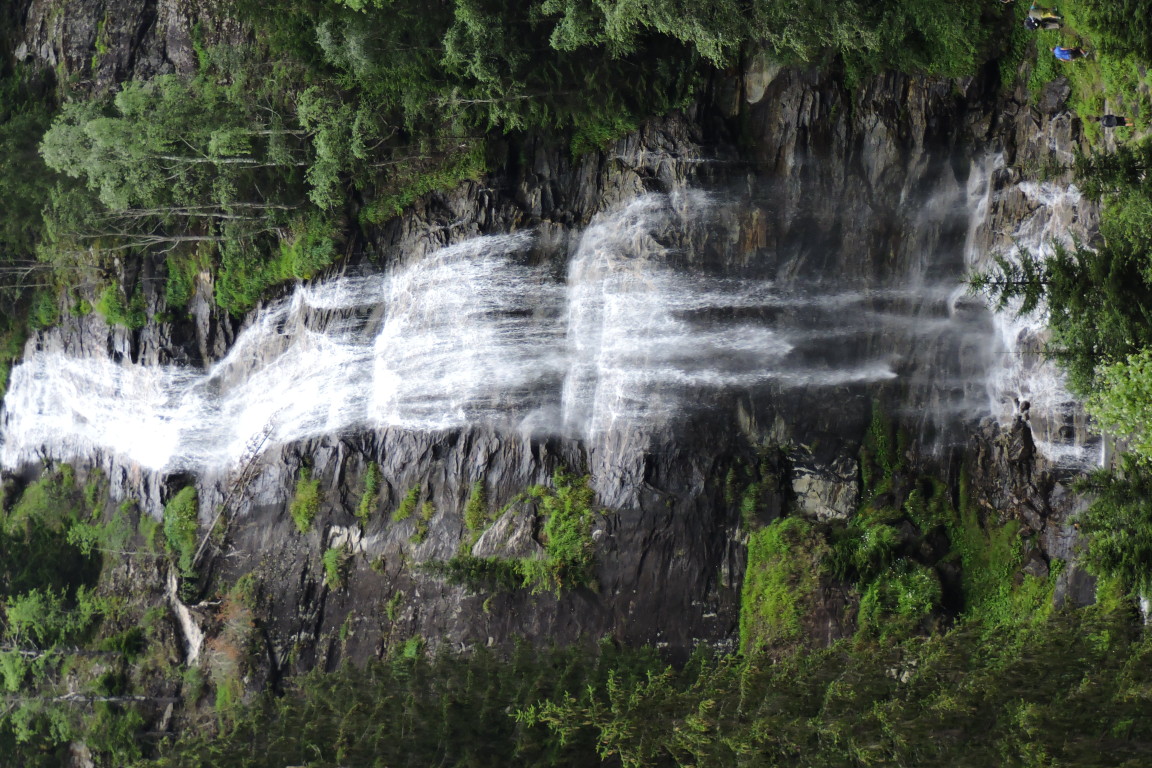
#> input picture DSCN4909.JPG, 4608 x 3072 px (shown at 1/4 size)
$ python -i wallpapers-indexer.py   (imports and definitions only)
#> lines starting #> are read from the running program, lines starting #| are printed output that depends on the picture
#> further down, picture is the input picture: PIL image 4608x3072 RGB; mean R, G, B 80.9, 86.1, 75.2
#!/bin/env python
# vim: ts=4:sw=4:sts=4:noet:ai
# Készítette a PingvinSarok közösség számára:
# SzzS (info [kukac] szarkazsolt [pont] hu)

import sys
import os
import getopt
import PIL
from PIL import Image, ExifTags

SCRIPTNEV="wallpapers-indexer.py"
SCRIPTVERZIO="20210429.1159"

#Globális változók értékének feltöltése az lapértelmezésekkel
WALLPAPERS_DIRPATH="."
THUMBIMAGES_DIRNAME=".thumbs"
THUMBIMAGES_DIRPATH=f"{WALLPAPERS_DIRPATH}/{THUMBIMAGES_DIRNAME}"
KIMENETFAJLNEV="INDEX.md"
OUTPUT_MD=f"{WALLPAPERS_DIRPATH}/{KIMENETFAJLNEV}"
THUMBNAIL_WIDTH=150
THUMBNAIL_WIDTH_MIN=50
THUMBNAIL_WIDTH_MAX=600

#Üzenet kiírása a standard hibakimenetre
def hibakiiras(*szoveg):
	print(*szoveg, file = sys.stderr)

#Byte összeg átalakítás olvashatóbb formátumba
# [82 lines left out: functions kilo_mega_giga, ParancssorFeldolgozasa, ParancssorSugo, not called in this run]

#A script verziójának kiírása
def ParancssorVerzio():
	print(SCRIPTVERZIO)

# Program paraméterváltozók értékeinek ellenőrzése, javítása
# [10 lines left out: function ValtozokEllenorzese, not called in this run]

#Thumbnail fájl nevét adja vissza az eredeti fájlnév alapján.
#Bemenet: A háttérkép fájl neve, útvonal nélkül.
def GetThumbFileName(eredeti):
	return f"t@{eredeti}"

#A Thumbfájl útvonalát állítja össze az eredeti fájl alapján.
#Bemenet: A háttérkép fájl útvonala
#Kimenet: A háttérkép fájlhoz tartozó bélyegkép útvonala, vagy hiba esetén None.
def GetThumbFilePath(eredeti):
	bontott=os.path.split(eredeti)
	sUtvonal=bontott[0].rstrip('/')
	sFajlnev=bontott[1] if len(bontott[1])>0 else None
	if( sFajlnev != None ):
		if( os.path.isdir(sUtvonal) ):
			sResult="{0}/{1}/{2}".format(sUtvonal,THUMBIMAGES_DIRNAME,GetThumbFileName(sFajlnev))
		else:
			sResult=None
			hibakiiras(f"GetThumbFilePath: '{sUtvonal}' nem könyvtár [{eredeti}].")
	else:
		sResult=None
		hibakiiras(f"GetThumbFilePath: sFajlnev=None [{eredeti}].")
	return sResult

#Van-e már bélyegkép az adott háttérkép fájlhoz?
#Bemenet: A vizsgálandó háttérkép fájl útvonala
#Kimenet: True ha van, False ha nincs
def BelyegkepVan(eredeti):
	return True if os.path.isfile(GetThumbFilePath(eredeti)) else False

#A bélyegkép méreteinek kiszámítása
#Bemenet: szélesség, magasság, orientáció
#Kimenet: A bélyegkép mérete. Tömb. [0]-szélesség [1]-magasság
def ComputeBelyegkepSize(szelesseg, magassag, orientacio=1):
	imageWidth=magassag if orientacio==6 or orientacio==8 else szelesseg
	imageHeight=szelesseg if orientacio==6 or orientacio==8 else magassag
	fPercent=float(THUMBNAIL_WIDTH/(imageWidth/100))
	aSize=[0,0]
	if( orientacio == 6 or orientacio == 8):
		aSize = [int(float(imageHeight/100*fPercent)),THUMBNAIL_WIDTH]
	else:
		aSize = [THUMBNAIL_WIDTH,int(float(imageHeight/100*fPercent))]
	return aSize

#Bélyegkép készítése és mentése
#Bemenet: A betöltött Wallpaper képet tartalmazó objektum
def CreateBelyegkep(imgSource):
	bResult = True
	try:
		exifData = imgSource.getexif()
		intOrientation = 1
		for key, val in exifData.items():
			if( key in ExifTags.TAGS and ExifTags.TAGS[key].lower() == "orientation" ):
				intOrientation = int(val)
#> this loop made 1 pass
#> (key, val, intOrientation) on pass 1: (274, 6, 6)
		if( intOrientation == 8 ):
			thumbImage = imgSource.rotate(90, PIL.Image.NEAREST, expand=1)
		elif( intOrientation == 3 ):
			thumbImage = imgSource.rotate(180, PIL.Image.NEAREST, expand=1)
		elif( intOrientation == 6 ):
			thumbImage = imgSource.rotate(-90, PIL.Image.NEAREST, expand=1)
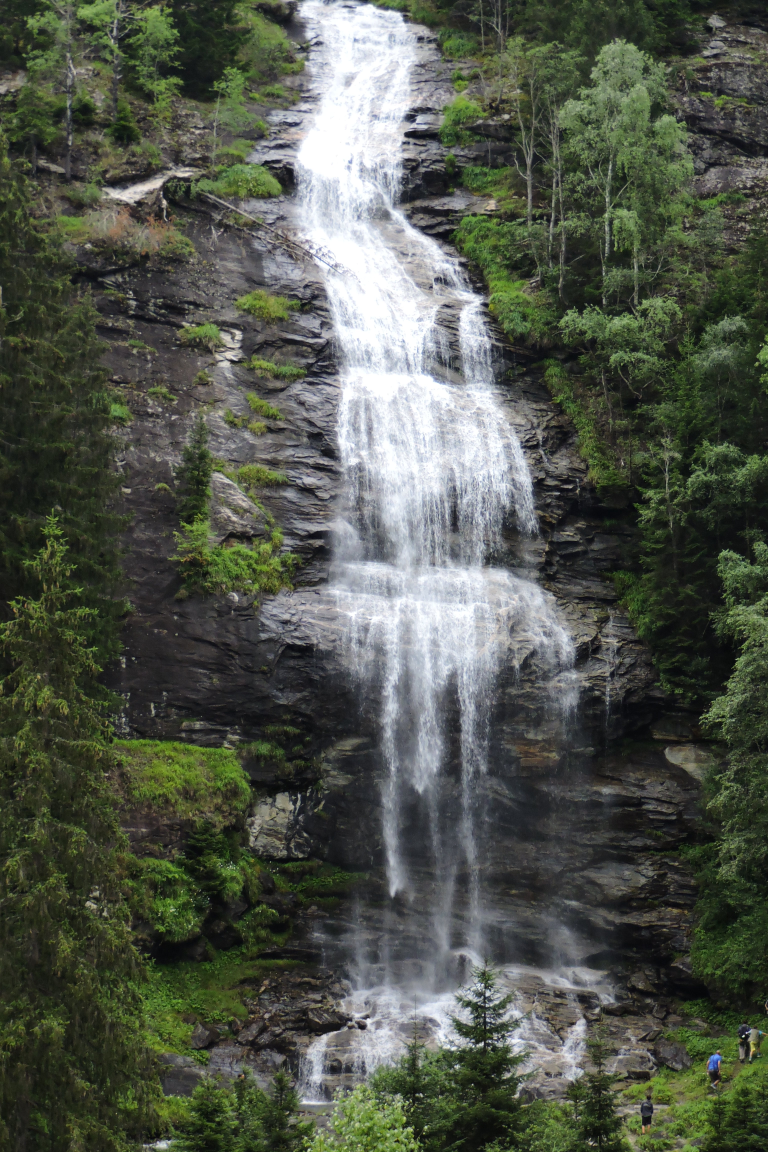
#> thumbImage: PIL image 3072x4608 RGB (shown at 1/4 size); mean R, G, B 80.9, 86.1, 75.2
		else:
			thumbImage = imgSource.copy()
		belyegSize = ComputeBelyegkepSize(thumbImage.size[0], thumbImage.size[1], 1)
#> belyegSize = [150, 225]
		belyegPath = GetThumbFilePath(imgSource.filename)
		thumbImage = thumbImage.resize( (belyegSize[0],belyegSize[1]) )
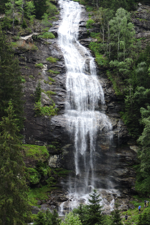
#> thumbImage: PIL image 150x225 RGB; mean R, G, B 80.9, 86.1, 75.2
#> (the run stopped early here; a loop or call above may not have finished)
